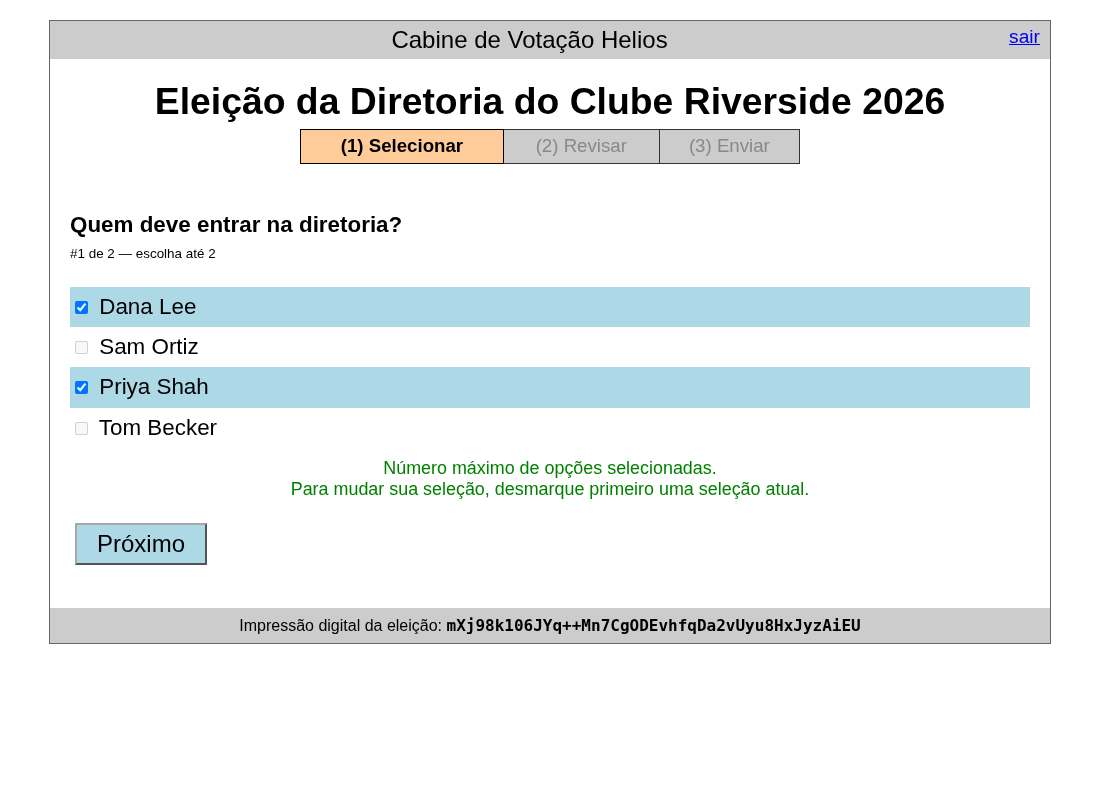
#> input picture docs/images/manual/pt-BR/booth-question.png, 1100 x 800 px, given in place of logo.png, which was not available
$ python capa.py ../../docs/images/manual/pt-BR/booth-question.png
#> lines starting #> are read from the running program, lines starting #| are printed output that depends on the picture
#!/usr/bin/env python3
"""Monta a imagem de capa do README (docs/images/capa.png).

Usa a logo do Helios (server_ui/media/logo.png) e duas capturas brutas, sem marcas:
a cabine (booth-question.png) e o resultado público (results-public.png).

Uso, da raiz do repositório:
    python3 tools/imagens_manual/capa.py PASTA_DAS_CAPTURAS_BRUTAS
Precisa do Pillow (`pip install pillow`).
"""
import os
import sys

from PIL import Image, ImageDraw, ImageFilter, ImageFont

sys.path.insert(0, os.path.dirname(__file__))
import anotar  # noqa: E402,F401  (só para achar a raiz do repositório)

RAIZ = anotar.RAIZ
LARGURA = 1400
FUNDO = (255, 255, 255)
BORDA = (208, 215, 222)
TEXTO = (36, 41, 47)
CINZA = (87, 96, 106)
AZUL = (31, 136, 61)
LARGURA_CARTAO = 660
# captura bruta, região (x0, y0, x1, y1) em pixels da captura e legenda de cada cartão
CARTOES = [
    ('booth-question.png', (49, 20, 1051, 500), '1. Escolha na cabine de votação'),
    ('results-public.png', (60, 262, 1040, 742), '2. Qualquer pessoa confere o resultado'),
]


def fonte(tam, negrito=False):
    nome = 'DejaVuSans-Bold.ttf' if negrito else 'DejaVuSans.ttf'
    for pasta in ('/usr/share/fonts/truetype/dejavu/', '/usr/share/fonts/dejavu/'):
        if os.path.exists(pasta + nome):
            return ImageFont.truetype(pasta + nome, tam)
    return ImageFont.load_default()


def cartao(bruta, regiao):
    """Recorte limpo da captura (sem marcas), reduzido para LARGURA_CARTAO de largura."""
    img = Image.open(bruta).convert('RGB').crop(regiao)
    altura = round(img.size[1] * LARGURA_CARTAO / img.size[0])
    return img.resize((LARGURA_CARTAO, altura), Image.LANCZOS)


def main():
    if len(sys.argv) != 2:
        sys.exit(__doc__)
    entrada = sys.argv[1]
    logo = Image.open(os.path.join(RAIZ, 'server_ui', 'media', 'logo.png')).convert('RGBA')
    logo = logo.resize((round(logo.size[0] * 130 / logo.size[1]), 130), Image.LANCZOS)
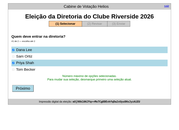
#> logo: PIL image 179x130 RGBA; mean R, G, B, A 235.3, 239.5, 240, 255
    cartoes = [(cartao(os.path.join(entrada, n), r), t) for n, r, t in CARTOES]
#> in cartao, `return img.resize((LARGURA_CARTAO, altura), Image.LANCZOS)`:
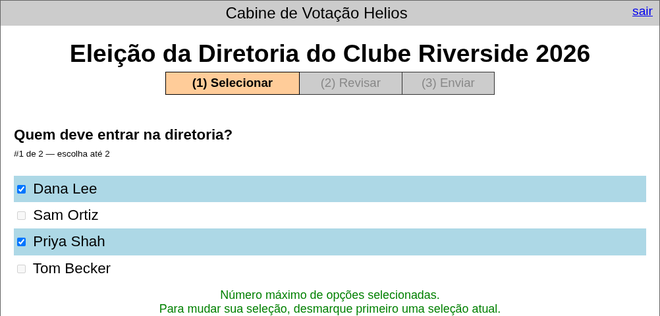
#> returned value: PIL image 660x316 RGB; mean R, G, B 226.1, 233.3, 234.2
#> call 2 of cartao, with regiao = (60, 262, 1040, 742)
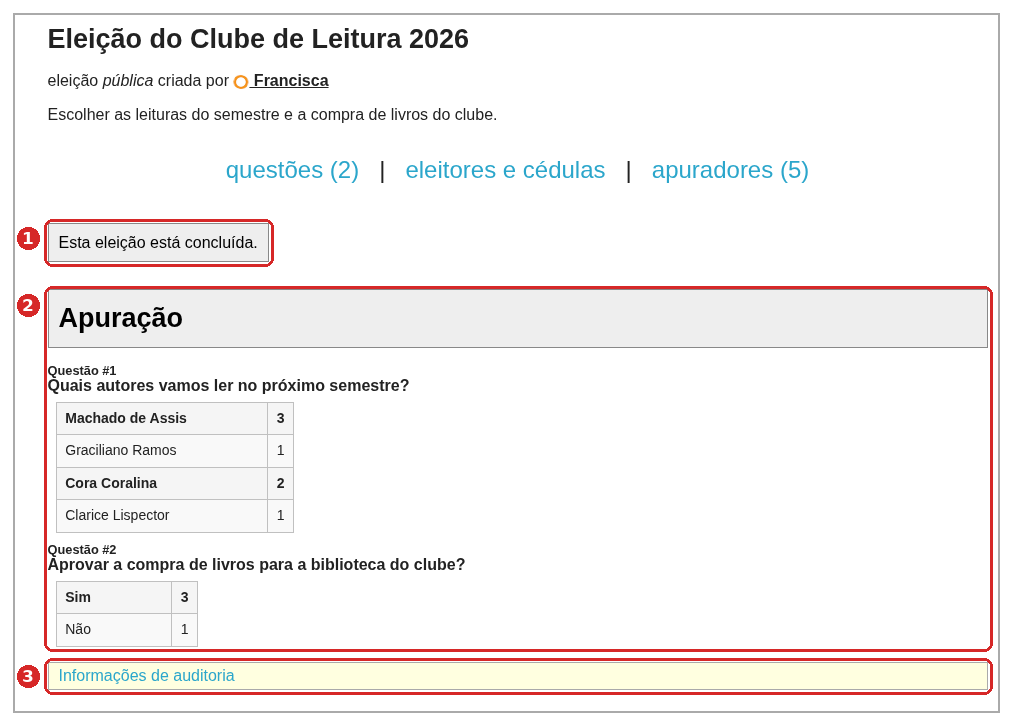
#> input picture docs/images/manual/pt-BR/results-public.png, 1013 x 726 px, found by its file name
#> in cartao (call 2), `return img.resize((LARGURA_CARTAO, altura), Image.LANCZOS)`:
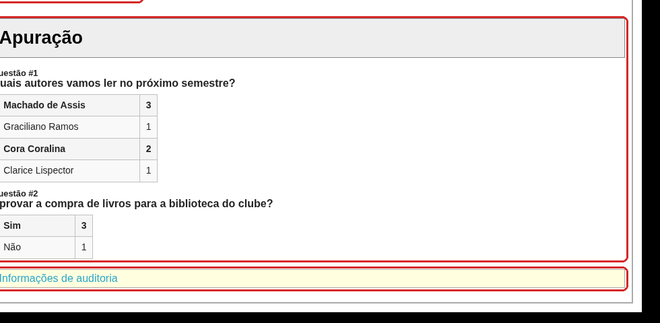
#> returned value: PIL image 660x323 RGB; mean R, G, B 230.9, 226, 224.5
    alt_cartao = max(c[0].size[1] for c in cartoes)
#> alt_cartao = 323
    altura = 40 + 130 + 24 + 40 + 36 + alt_cartao + 70 + 20
#> altura = 683
    capa = Image.new('RGB', (LARGURA, altura), FUNDO)
#> capa: PIL image 1400x683 RGB; every value is 255
    d = ImageDraw.Draw(capa)
    capa.paste(logo, ((LARGURA - logo.size[0]) // 2, 40), logo)
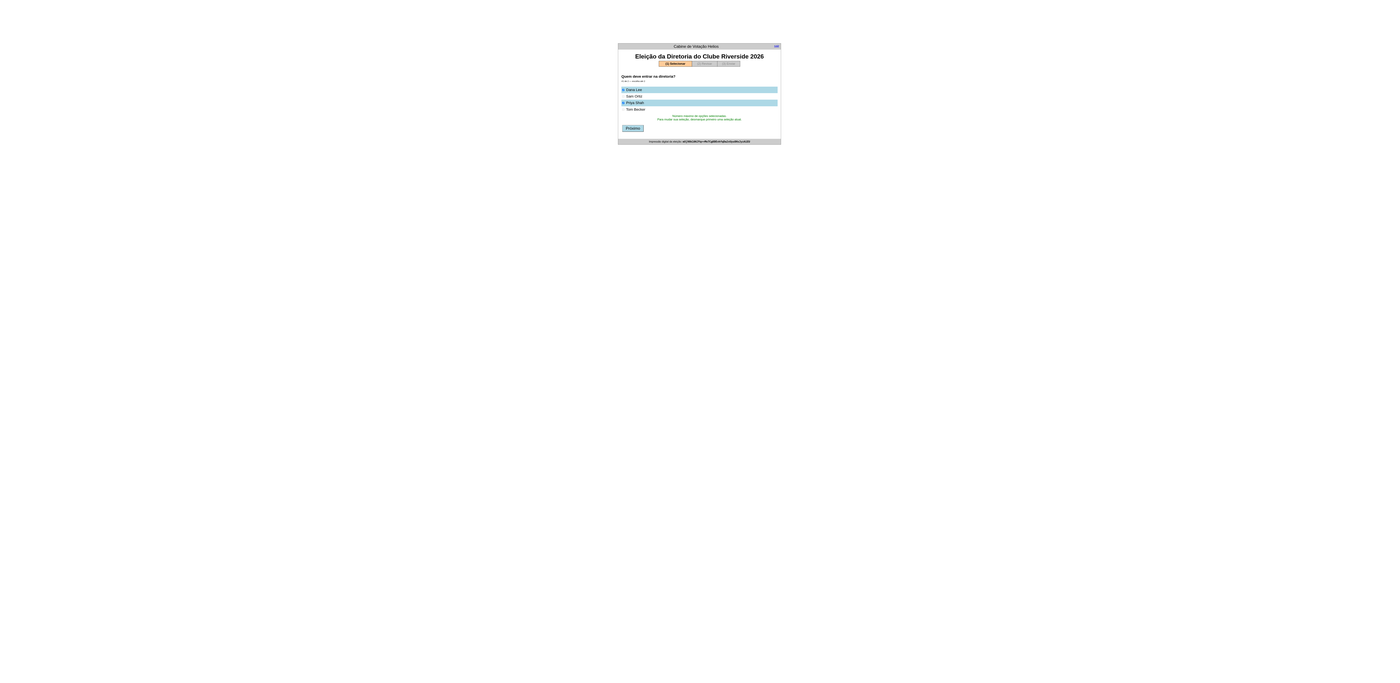
#> capa: PIL image 1400x683 RGB; mean R, G, B 254.5, 254.6, 254.6
    y = 40 + 130 + 24
    d.text((LARGURA // 2, y + 20), 'Eleições online verificáveis, em português do Brasil',
           fill=TEXTO, font=fonte(30, True), anchor='mm')
    y += 40 + 36
    folga = (LARGURA - len(cartoes) * LARGURA_CARTAO) // (len(cartoes) + 1)
#> folga = 26
    for i, (img, legenda) in enumerate(cartoes):
        x = folga + i * (LARGURA_CARTAO + folga)
        h = img.size[1]
        sombra = Image.new('RGBA', (LARGURA_CARTAO + 40, h + 40), (0, 0, 0, 0))
        ImageDraw.Draw(sombra).rectangle((20, 24, 20 + LARGURA_CARTAO, 24 + h), fill=(0, 0, 0, 70))
        sombra = sombra.filter(ImageFilter.GaussianBlur(8))
        capa.paste(sombra, (x - 20, y - 20), sombra)
        capa.paste(img, (x, y))
        d.rectangle((x - 1, y - 1, x + LARGURA_CARTAO, y + h), outline=BORDA, width=2)
        d.text((x + LARGURA_CARTAO // 2, y + alt_cartao + 40), legenda, fill=CINZA, font=fonte(22, True), anchor='mm')
#> this loop made 2 passes
#> (legenda, x, h, nome in fonte) on passes 1 to 2: ('1. Escolha na cabine de votação', 26, 316, 'DejaVuSans-Bold.ttf'), ('2. Qualquer pessoa confere o resultado', 712, 323, 'DejaVuSans-Bold.ttf')
#> pass 1, in main, `sombra = sombra.filter(ImageFilter.GaussianBlur(8))`:
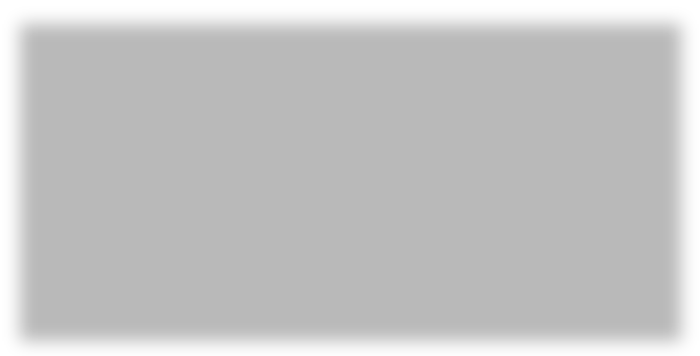
#> sombra: PIL image 700x356 RGBA; mean R, G, B, A 0, 0, 0, 58.8; transparent parts drawn white
#> after the loop:
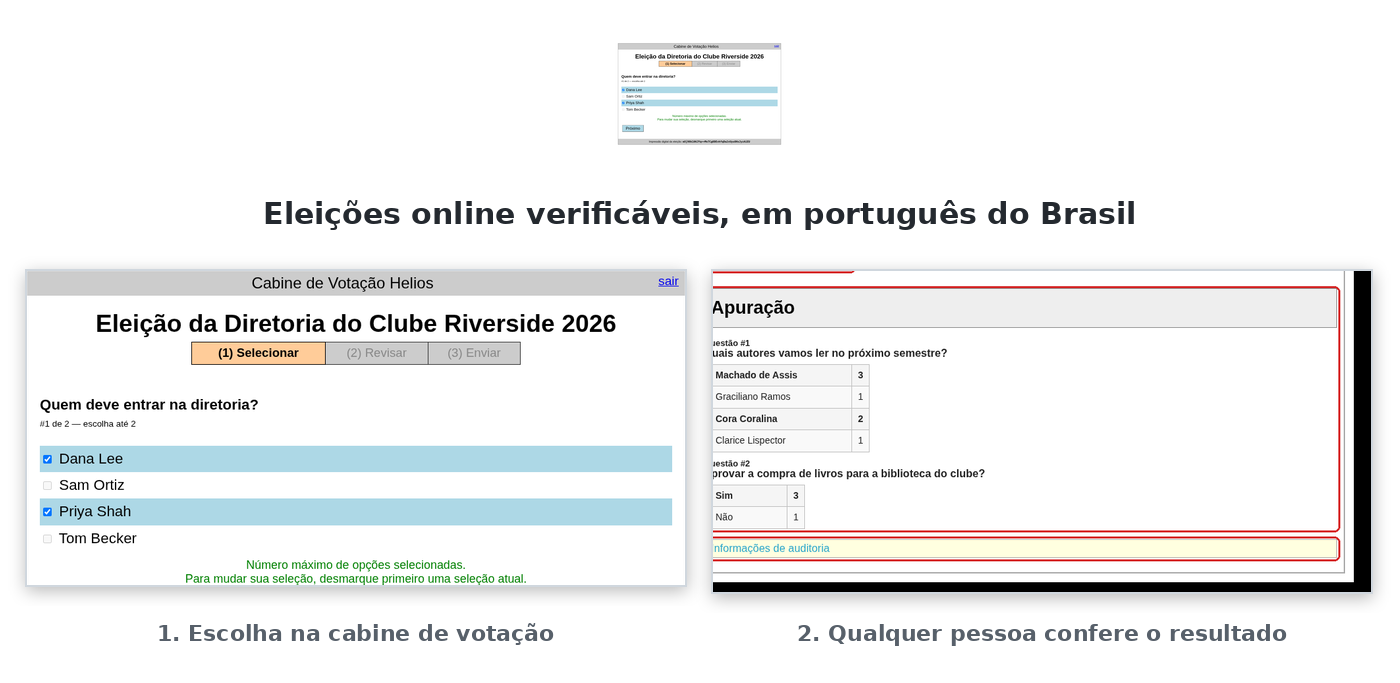
#> capa: PIL image 1400x683 RGB; mean R, G, B 239.3, 240, 240.1
    d.rectangle((0, 0, LARGURA - 1, altura - 1), outline=BORDA, width=2)
    destino = os.path.join(RAIZ, 'docs', 'images', 'capa.png')
    capa.save(destino, optimize=True)
    print(destino, capa.size)
#| docs/images/capa.png (1400, 683)


if __name__ == '__main__':
    main()
